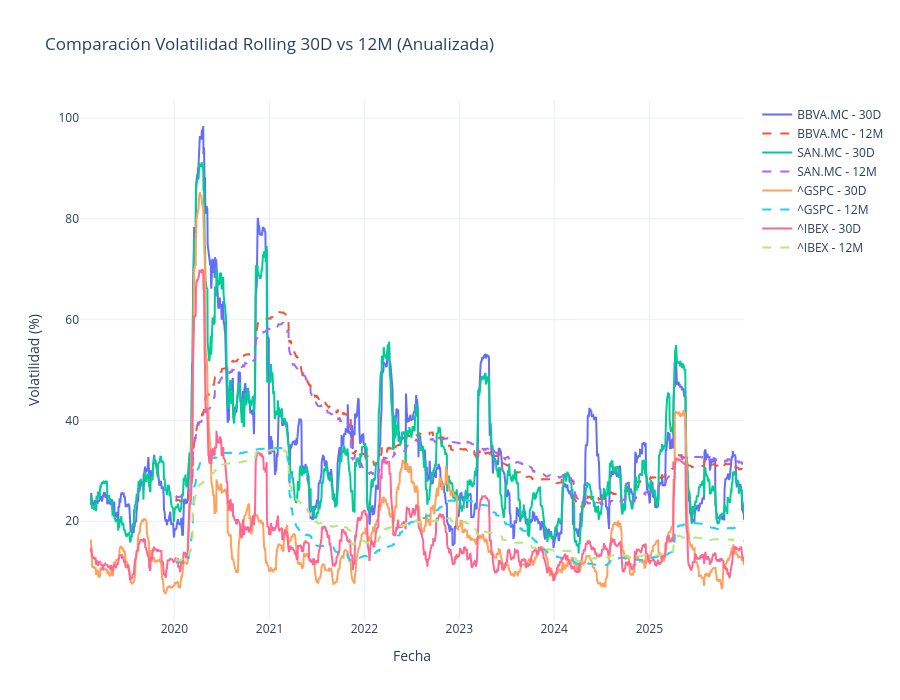

Notebook code for this chart:
### Code cell
# ==================================================================
# GRÁFICO INTERACTIVO COMPARANDO VOLATILIDAD 12M CON VOLATILIDAD 30D
# ==================================================================

fig = go.Figure()

for ticker in rolling_vol_30d.columns:
    
    # Volatilidad 30D (línea sólida)
    fig.add_trace(go.Scatter(
        x=rolling_vol_30d.index,
        y=rolling_vol_30d[ticker],
        mode='lines',
        name=f"{ticker} - 30D",
    ))
    
    # Volatilidad 12M (línea discontinua)
    fig.add_trace(go.Scatter(
        x=rolling_vol_12m.index,
        y=rolling_vol_12m[ticker],
        mode='lines',
        name=f"{ticker} - 12M",
        line=dict(dash='dash')
    ))

fig.update_layout(
    title="Comparación Volatilidad Rolling 30D vs 12M (Anualizada)",
    xaxis_title="Fecha",
    yaxis_title="Volatilidad (%)",
    template="plotly_white",
    hovermode="x unified",
    height=700
)

fig.show()

# Guardar en HTML interactivo
pio.write_html(
    fig,
    file="comparacion_volatilidad_30D_vs_12M.html",
    auto_open=True,
    include_plotlyjs="cdn"
)

### Figure 1 — Plotly figure (JSON) as saved in the notebook; plotly's stock layout.template omitted (floating-point values rounded to 4 significant figures; data arrays with more than 128 entries replaced by an {"elided": "..."} marker saying what was removed)
{"data": [{"mode": "lines", "name": "BBVA.MC - 30D", "type": "scatter", "x": {"elided": "1742 str values"}, "y": {"elided": "1742 float values"}}, {"line": {"dash": "dash"}, "mode": "lines", "name": "BBVA.MC - 12M", "type": "scatter", "x": {"elided": "1742 str values"}, "y": {"elided": "1742 float values"}}, {"mode": "lines", "name": "SAN.MC - 30D", "type": "scatter", "x": {"elided": "1742 str values"}, "y": {"elided": "1742 float values"}}, {"line": {"dash": "dash"}, "mode": "lines", "name": "SAN.MC - 12M", "type": "scatter", "x": {"elided": "1742 str values"}, "y": {"elided": "1742 float values"}}, {"mode": "lines", "name": "^GSPC - 30D", "type": "scatter", "x": {"elided": "1742 str values"}, "y": {"elided": "1742 float values"}}, {"line": {"dash": "dash"}, "mode": "lines", "name": "^GSPC - 12M", "type": "scatter", "x": {"elided": "1742 str values"}, "y": {"elided": "1742 float values"}}, {"mode": "lines", "name": "^IBEX - 30D", "type": "scatter", "x": {"elided": "1742 str values"}, "y": {"elided": "1742 float values"}}, {"line": {"dash": "dash"}, "mode": "lines", "name": "^IBEX - 12M", "type": "scatter", "x": {"elided": "1742 str values"}, "y": {"elided": "1742 float values"}}], "layout": {"height": 700, "hovermode": "x unified", "title": {"text": "Comparación Volatilidad Rolling 30D vs 12M (Anualizada)"}, "xaxis": {"title": {"text": "Fecha"}}, "yaxis": {"title": {"text": "Volatilidad (%)"}}}}
